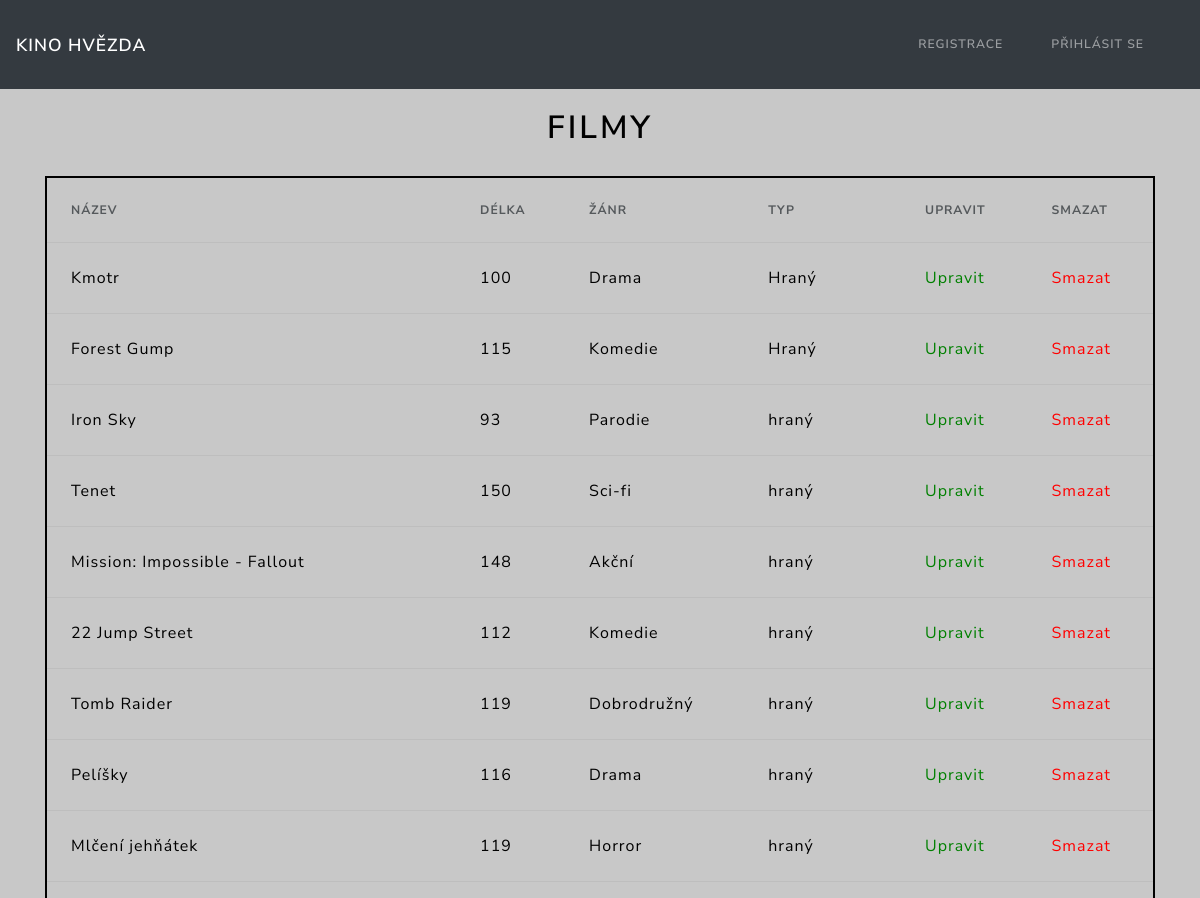
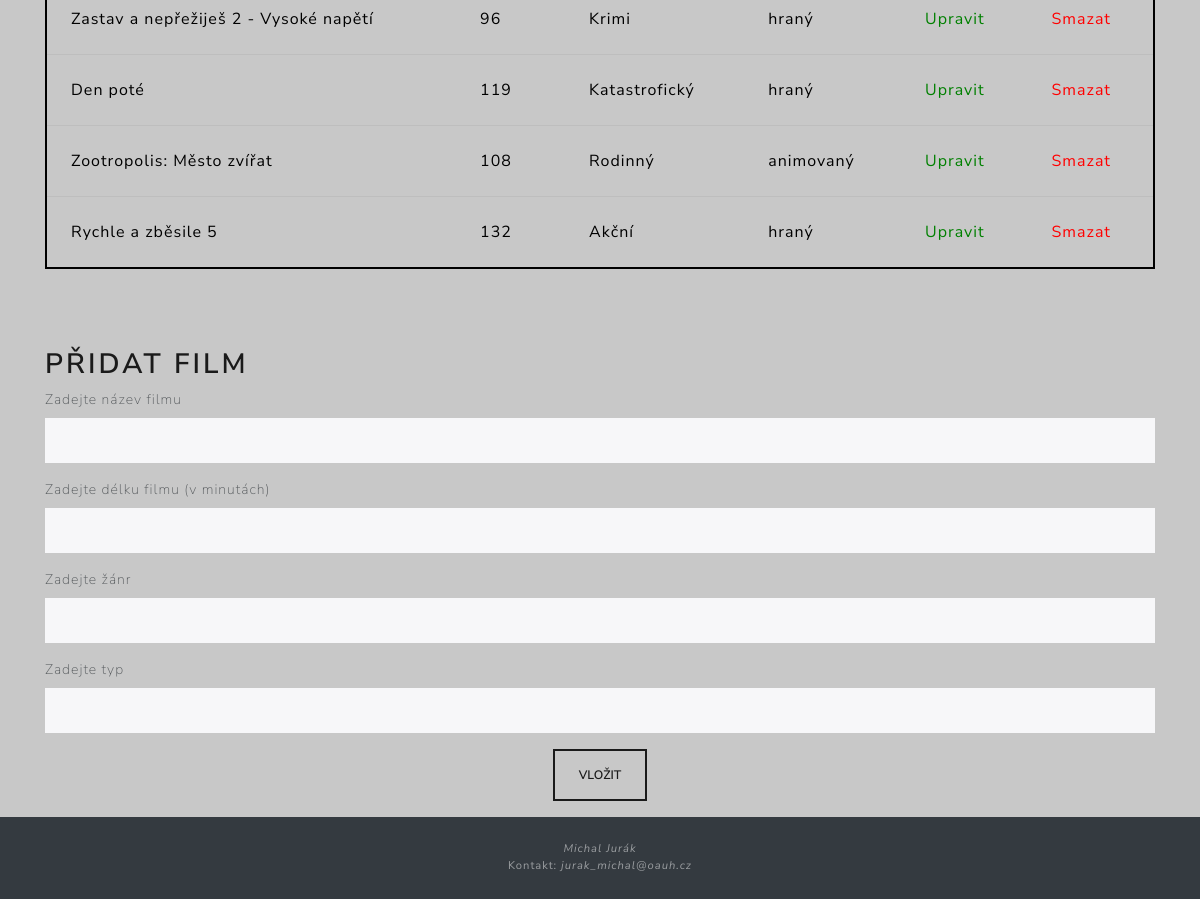
The app's page /index.php/controller/filmy with its own data (2 pictures, top to bottom).
### tables this page shows
CREATE TABLE `filmy` (
  `id_filmu` int(11) NOT NULL,
  `nazev_filmu` varchar(45) NOT NULL,
  `delka` int(11) DEFAULT NULL,
  `zanr` varchar(45) NOT NULL,
  `typ` varchar(45) NOT NULL
);

### application/controllers/Controller.php (called while the page is built, shortened)
<?php
class Controller extends CI_Controller
{
   public function __construct() {
      $this->load->library('ion_auth');
      $this->load->model('Model');
      $this->load->view('layout/header');
      if(!$this->ion_auth->logged_in())$this->load->view('layout/navbar');
      else if($this->ion_auth->logged_in() && $this->ion_auth->is_admin())$this->load->view('layout/navbar_logged');
   }
     public function filmy()
     {
           $this->load->library('form_validation');
           $this->form_validation->set_rules("zanr", "zanr", 'required');
           if($this->form_validation->run())
           {
                $data = array(
                     "nazev_filmu"     =>$this->input->post("nazev_filmu"),
                     "delka"  =>$this->input->post("delka"),
                     "zanr"  =>$this->input->post("zanr"),
                     "typ"  =>$this->input->post("typ"));
                if($this->input->post("update"))
                {
                     $this->Model->uprav_data($data, $this->input->post("hidden_id"));
                     redirect(base_url() . "upraveno");
                }
                if($this->input->post("insert"))
                {
                     $this->Model->vloz_data($data);
                     redirect(base_url() . "vlozeno");
                }
           }
           else
           {
               $data["vypis_filmy"] = $this->Model->vypis_filmy();
               $this->load->view("pages/filmy", $data);
           }
     }
}

### index.php (called while the page is built, shortened)
<?php
require_once BASEPATH.'core/CodeIgniter.php';

### application/models/Model.php (called while the page is built, shortened)
<?php
class Model extends CI_model
{
    public function vypis_filmy()
    {
         $query = $this->db->query("SELECT * FROM filmy ORDER BY id_filmu ASC");
         return $query->result();
    }
}

### application/views/pages/filmy.php (the view, shortened to what this page needs)
    <body>
    <div class="container">
      <h1 class="center" style="color: black">Filmy</h1>
      <div class="table-responsive">
           <table class="table table-border">
                <tr>
                     <th>Název</th>
                     <th>Délka</th>
                     <th>Žánr</th>
                     <th>Typ</th>
                     <th>Upravit</th>
                     <th>Smazat</th>
                </tr>
           <?php
                foreach($vypis_filmy as $row)
                {
           ?>
                <tr>
                     <td><?php echo $row->nazev_filmu; ?></td>
                     <td><?php echo $row->delka; ?></td>
                     <td><?php echo $row->zanr; ?></td>
                     <td><?php echo $row->typ; ?></td>
                     <td><a style="color: green;" href="<?php echo base_url(); ?>Controller/uprav_data/<?php echo $row->id_filmu; ?>">Upravit</a></td>
                     <td><a style="color: red;" href="#" class="delete_data" id="<?php echo $row->id_filmu; ?>">Smazat</a></td>
                </tr>
           <?php
                }
           ?>
           </table>
      </div>
      <br><br><br>
      <h2>Přidat film</h2>
      <div>
      <form method="post" action="<?php echo base_url()?>Controller/filmy">
           <?php
           if(isset($user_data))
           {
                foreach($user_data->result() as $row)
                {
           ?>
           <div class="form-group">
                <label>Zadejte název filmu</label>
                <input type="text" name="nazev_filmu" placeholder="Název filmu" aria-label="Název filmu" value="<?php echo $row->nazev_filmu; ?>" class="form-control" />
                <span class="text-danger"><?php echo form_error("nazev_filmu"); ?></span>
           </div>
           <div class="form-group">
                <label>Zadejte délku filmu (v minutách)</label>
                <input type="text" name="delka" value="<?php echo $row->delka; ?>" class="form-control" />
                <span class="text-danger"><?php echo form_error("delka"); ?></span>
           </div>
           <div class="form-group">
                <label>Zadejte žánr</label>
                <input type="text" name="zanr" value="<?php echo $row->zanr; ?>" class="form-control" />
                <span class="text-danger"><?php echo form_error("zanr"); ?></span>
           </div>
           <div class="form-group">
                <label>Zadejte typ</label>
                <input type="text" name="typ" value="<?php echo $row->typ; ?>" class="form-control" />
                <span class="text-danger"><?php echo form_error("typ"); ?></span>
           </div>
           <div class="form-group" style="text-align: center">
                <input type="hidden" name="hidden_id" value="<?php echo $row->id_filmu; ?>" />
                <input type="submit" name="update" value="Upravit" class="btn btn-outline-success" />
           </div>
           <?php
                }
           }
           else
           {
           ?>
           <div class="form-group">
                <label>Zadejte název filmu</label>
                <input type="text" name="nazev_filmu" class="form-control" />
           </div>
           <div class="form-group">
                <label>Zadejte délku filmu (v minutách)</label>
                <input type="text" name="delka" class="form-control" />
           </div>
           <div class="form-group">
                <label>Zadejte žánr</label>
                <input type="text" name="zanr" class="form-control" />
           </div>
           <div class="form-group">
                <label>Zadejte typ</label>
                <input type="text" name="typ" class="form-control" />
           </div>
           <div class="form-group" style="text-align: center">
                <input  type="submit" name="insert" value="Vložit" class="btn btn-outline-primary" />
           </div>
           <?php
           }
           ?>
      </form>
      </div>
 </div>
 <footer class="py-4 bg-dark text-white-50">
	    <div class="container text-center">
	    <small>
	      <center> <a>  <i>Michal Jurák</i> </a> </br> <a>Kontakt:  <i>jurak_michal@oauh.cz</i></a>  </center>
	    </small>
	    </div>
	</footer>
  </body>
</html>

### application/views/layout/header.php (shortened to what this page needs)
<html>
	<head>
		<link rel="stylesheet" href="https://stackpath.bootstrapcdn.com/bootstrap/4.5.2/css/bootstrap.min.css">
		<link href="<?php echo base_url()?>assets/css/bootstrap/css/bootstrap.min.css" rel="stylesheet" type="text/css">
		<link rel="stylesheet" type="text/css" href="<?php echo base_url();?>assets/css/style.css">
 	</head>

### application/views/layout/navbar.php (shortened to what this page needs)
<body style="background-color: #C8C8C8;">
  <nav class="navbar navbar-expand-lg navbar-dark bg-dark">
    <a class="navbar-brand" href="<?php echo base_url()?>">Kino Hvězda</a>
    <div class="navbar-collapse collapse show" id="navbarColor02">
        <ul class="navbar-nav mr-right">
          <li class="nav-item">
            <a class="nav-link" href="<?php echo base_url()?>registrace">Registrace</a>
          </li>
          <li class="nav-item">
            <a class="nav-link" href="<?php echo base_url()?>prihlaseni">Přihlásit se</a>
          </li>
      </ul>
    </div>
  </nav>

### assets/css/style.css (style rules this page uses)
.center { display: block; margin-left: auto; margin-right: auto; width: 50%; padding: 20px; }
h1 { text-align: center }
.table { border: 2px solid rgb(0, 0, 0); }
a { color: rgb(0, 0, 0); }
td { color: rgb(0, 0, 0); }

### application/views/pages/filmy.php (style rules this page uses)
.center { text-align: center; }

### records on screen
filmy: nazev_filmu "Kmotr", delka "100", zanr "Drama", typ "Hraný"
filmy: nazev_filmu "Forest Gump", delka "115", zanr "Komedie", typ "Hraný"
filmy: nazev_filmu "Iron Sky", delka "93", zanr "Parodie", typ "hraný"
filmy: nazev_filmu "Tenet", delka "150", zanr "Sci-fi", typ "hraný"
filmy: nazev_filmu "Mission: Impossible - Fallout", delka "148", zanr "Akční", typ "hraný"
filmy: nazev_filmu "22 Jump Street", delka "112", zanr "Komedie", typ "hraný"
filmy: nazev_filmu "Tomb Raider", delka "119", zanr "Dobrodružný", typ "hraný"
filmy: nazev_filmu "Pelíšky", delka "116", zanr "Drama", typ "hraný"
filmy: nazev_filmu "Mlčení jehňátek", delka "119", zanr "Horror", typ "hraný"
filmy: nazev_filmu "Zastav a nepřežiješ 2 - Vysoké napětí", delka "96", zanr "Krimi", typ "hraný"
filmy: nazev_filmu "Den poté", delka "119", zanr "Katastrofický", typ "hraný"
filmy: nazev_filmu "Zootropolis: Město zvířat", delka "108", zanr "Rodinný", typ "animovaný"
filmy: nazev_filmu "Rychle a zběsile 5", delka "132", zanr "Akční", typ "hraný"
